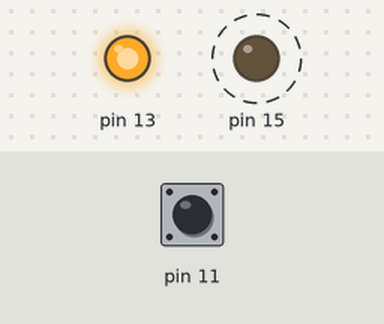
This program was run on a simulated Raspberry Pi (header pin numbers). Parts: output pins drawn as LEDs (lit = HIGH). Dashed ring = blinking. The test bench sets the inputs (shaded band); at power-on: pin 11 LOW. The clock reads 2024-03-15 10:24:30 at power-on unless the program sets it; what the program prints to the terminal is not drawn.

Above: at 1.2 s.
1.3 s: pin 11 driven HIGH
4.3 s: pin 11 driven LOW
7.3 s: pin 11 pulsed HIGH 2 times (0.12 s each, 0.3 s apart)
Timing chart, 0 to 16.3 s (numbered marks = the images above; inputs shaded):
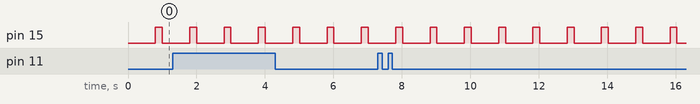

The program:

train_control.py
```python
try:
    import RPi.GPIO as GPIO
except ImportError:
    import RPiFake.GPIO as GPIO

import time
from collections import deque

GPIO.setmode(GPIO.BOARD)
GPIO.setup(11,GPIO.IN)
GPIO.setup(12,GPIO.IN)
GPIO.setup(13,GPIO.OUT)
GPIO.setup(15,GPIO.OUT)
GPIO.output(13,True)
GPIO.output(15,True)

class State(object):
    def __init__(self, name):
        self.name = name

STARTUP = State("startup")
READY = State("ready")
SENSOR_2 = State("reading second sensor")
RESET_1 = State("resetting")
RESET_2 = State("reset complete")
CALCULATE = State("calucating delay")

blink_time = time.time()
state_time = time.time()

pwm_on = time.time()
pwm_off = time.time()
pwm_state = True

tgt_on = .8
tgt_off =  .2

sensor1 = 0
sensor2 = 0

state = STARTUP

loop_time = time.time()
loop_times = deque(maxlen=20)

def state_change(new_state, time_at):
    global state, state_time, button_time
    state_time = time_at
    print "\n",state.name,"->",new_state.name,"\n"
    state = new_state

while True:
    last_loop = loop_time
    loop_time = time.time()
    if pwm_state:
        if loop_time - pwm_on >= tgt_on:
            pwm_off = loop_time
            pwm_state = False
            GPIO.output(15,not pwm_state)
    else:
        if loop_time - pwm_off >= tgt_off:
            pwm_on = loop_time
            pwm_state = True
            GPIO.output(15,not pwm_state)
    if state is READY:
        if GPIO.input(11):
            sensor1 = loop_time
            state_change(SENSOR_2,loop_time)
    elif state is SENSOR_2:
#        if GPIO.input(12):
#            sensor2 = loop_time
#            GPIO.output(13,False)
#            state_change(RESET,loop_time)
        if not GPIO.input(11):
            sensor2 = loop_time
            state_change(CALCULATE,loop_time)
    elif state is RESET_1:
        GPIO.setup(11,GPIO.OUT)
        GPIO.setup(12,GPIO.OUT)
        GPIO.output(11,False)
        GPIO.output(12,False)
        state_change(RESET_2,loop_time)
    elif state is RESET_2:
        GPIO.setup(11,GPIO.IN)
        GPIO.setup(12,GPIO.IN)
        GPIO.output(13,True)
        state_change(CALCULATE,loop_time)
    elif state is CALCULATE:
        print "Sensed interval:", sensor2-sensor1
        state_change(READY,loop_time)
    elif state is STARTUP:
        state_change(READY,loop_time)
        GPIO.output(15,False)

    print state.name,"\t\t",loop_time-state_time,"\tLoop Time",loop_time-last_loop,"\r",
    #loop_times.append(loop_time-last_loop)
    #print "Max Loop",max(loop_times),"\tMin loop",min(loop_times),"\tAvg Loop",sum(loop_times)/len(loop_times),"\r",
```

Measured:
- by itself, pin 15: alternates HIGH for 0.20 s and LOW for 0.80 s
